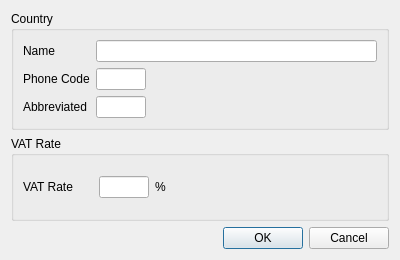
<?xml version="1.0" encoding="UTF-8"?>
<ui version="4.0">
 <class>TheCountryForm</class>
 <widget class="QWidget" name="TheCountryForm">
  <property name="geometry">
   <rect>
    <x>0</x>
    <y>0</y>
    <width>400</width>
    <height>260</height>
   </rect>
  </property>
  <property name="minimumSize">
   <size>
    <width>400</width>
    <height>0</height>
   </size>
  </property>
  <property name="windowTitle">
   <string>Country</string>
  </property>
  <layout class="QGridLayout" name="gridLayout">
   <item row="0" column="0">
    <layout class="QVBoxLayout" name="verticalLayout">
     <item>
      <widget class="QGroupBox" name="groupBox">
       <property name="title">
        <string>Country</string>
       </property>
       <layout class="QGridLayout" name="gridLayout_3">
        <item row="1" column="0">
         <layout class="QGridLayout" name="gridLayout_2">
          <item row="0" column="1">
           <widget class="QLineEdit" name="lineEditName"/>
          </item>
          <item row="0" column="0">
           <widget class="QLabel" name="label">
            <property name="text">
             <string>Name</string>
            </property>
           </widget>
          </item>
          <item row="1" column="1">
           <layout class="QHBoxLayout" name="horizontalLayout">
            <item>
             <widget class="QLineEdit" name="lineEditPhoneCode">
              <property name="sizePolicy">
               <sizepolicy hsizetype="Expanding" vsizetype="Fixed">
                <horstretch>0</horstretch>
                <verstretch>0</verstretch>
               </sizepolicy>
              </property>
              <property name="maximumSize">
               <size>
                <width>50</width>
                <height>16777215</height>
               </size>
              </property>
             </widget>
            </item>
            <item>
             <spacer name="horizontalSpacer">
              <property name="orientation">
               <enum>Qt::Horizontal</enum>
              </property>
              <property name="sizeHint" stdset="0">
               <size>
                <width>40</width>
                <height>20</height>
               </size>
              </property>
             </spacer>
            </item>
           </layout>
          </item>
          <item row="1" column="0">
           <widget class="QLabel" name="label_3">
            <property name="text">
             <string>Phone Code</string>
            </property>
           </widget>
          </item>
          <item row="2" column="0">
           <widget class="QLabel" name="label_2">
            <property name="text">
             <string>Abbreviated</string>
            </property>
           </widget>
          </item>
          <item row="2" column="1">
           <layout class="QHBoxLayout" name="horizontalLayout_2">
            <item>
             <widget class="QLineEdit" name="lineEditAbbreviated">
              <property name="maximumSize">
               <size>
                <width>50</width>
                <height>16777215</height>
               </size>
              </property>
             </widget>
            </item>
            <item>
             <spacer name="horizontalSpacer_2">
              <property name="orientation">
               <enum>Qt::Horizontal</enum>
              </property>
              <property name="sizeHint" stdset="0">
               <size>
                <width>40</width>
                <height>20</height>
               </size>
              </property>
             </spacer>
            </item>
           </layout>
          </item>
         </layout>
        </item>
       </layout>
      </widget>
     </item>
     <item>
      <widget class="QGroupBox" name="groupBox_2">
       <property name="title">
        <string>VAT Rate</string>
       </property>
       <layout class="QGridLayout" name="gridLayout_5">
        <item row="0" column="0">
         <layout class="QGridLayout" name="gridLayout_4">
          <item row="0" column="1">
           <widget class="QLabel" name="label_4">
            <property name="text">
             <string>VAT Rate      </string>
            </property>
           </widget>
          </item>
          <item row="0" column="2">
           <layout class="QHBoxLayout" name="horizontalLayout_3">
            <item>
             <widget class="QLineEdit" name="lineEditVatRate">
              <property name="maximumSize">
               <size>
                <width>50</width>
                <height>16777215</height>
               </size>
              </property>
             </widget>
            </item>
            <item>
             <widget class="QLabel" name="label_5">
              <property name="text">
               <string>%</string>
              </property>
             </widget>
            </item>
            <item>
             <spacer name="horizontalSpacer_3">
              <property name="orientation">
               <enum>Qt::Horizontal</enum>
              </property>
              <property name="sizeHint" stdset="0">
               <size>
                <width>40</width>
                <height>20</height>
               </size>
              </property>
             </spacer>
            </item>
           </layout>
          </item>
         </layout>
        </item>
       </layout>
      </widget>
     </item>
     <item>
      <widget class="QDialogButtonBox" name="buttonBoxLand">
       <property name="standardButtons">
        <set>QDialogButtonBox::Cancel|QDialogButtonBox::Ok</set>
       </property>
      </widget>
     </item>
    </layout>
   </item>
  </layout>
 </widget>
 <resources/>
 <connections/>
</ui>
